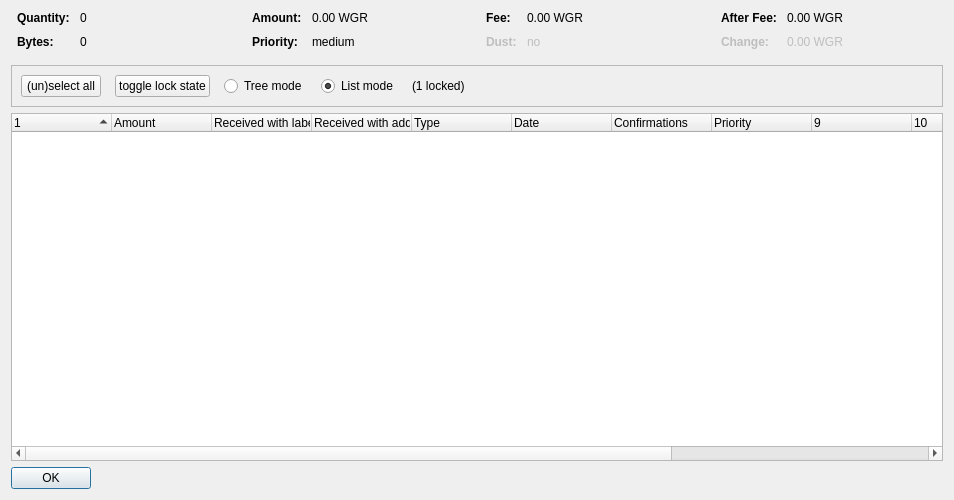
<?xml version="1.0" encoding="UTF-8"?>
<ui version="4.0">
 <class>CoinControlDialog</class>
 <widget class="QDialog" name="CoinControlDialog">
  <property name="geometry">
   <rect>
    <x>0</x>
    <y>0</y>
    <width>954</width>
    <height>500</height>
   </rect>
  </property>
  <property name="windowTitle">
   <string>Coin Selection</string>
  </property>
  <layout class="QVBoxLayout" name="verticalLayout">
   <item>
    <layout class="QHBoxLayout" name="horizontalLayoutTop" stretch="0,0,0,0">
     <property name="topMargin">
      <number>0</number>
     </property>
     <property name="bottomMargin">
      <number>10</number>
     </property>
     <item>
      <layout class="QFormLayout" name="formLayoutCoinControl1">
       <property name="horizontalSpacing">
        <number>10</number>
       </property>
       <property name="verticalSpacing">
        <number>10</number>
       </property>
       <property name="leftMargin">
        <number>6</number>
       </property>
       <property name="rightMargin">
        <number>6</number>
       </property>
       <item row="0" column="0">
        <widget class="QLabel" name="labelCoinControlQuantityText">
         <property name="font">
          <font>
           <weight>75</weight>
           <bold>true</bold>
          </font>
         </property>
         <property name="text">
          <string>Quantity:</string>
         </property>
        </widget>
       </item>
       <item row="0" column="1">
        <widget class="QLabel" name="labelCoinControlQuantity">
         <property name="cursor">
          <cursorShape>IBeamCursor</cursorShape>
         </property>
         <property name="contextMenuPolicy">
          <enum>Qt::ActionsContextMenu</enum>
         </property>
         <property name="text">
          <string notr="true">0</string>
         </property>
         <property name="textInteractionFlags">
          <set>Qt::LinksAccessibleByMouse|Qt::TextSelectableByKeyboard|Qt::TextSelectableByMouse</set>
         </property>
        </widget>
       </item>
       <item row="1" column="0">
        <widget class="QLabel" name="labelCoinControlBytesText">
         <property name="font">
          <font>
           <weight>75</weight>
           <bold>true</bold>
          </font>
         </property>
         <property name="text">
          <string>Bytes:</string>
         </property>
        </widget>
       </item>
       <item row="1" column="1">
        <widget class="QLabel" name="labelCoinControlBytes">
         <property name="cursor">
          <cursorShape>IBeamCursor</cursorShape>
         </property>
         <property name="contextMenuPolicy">
          <enum>Qt::ActionsContextMenu</enum>
         </property>
         <property name="text">
          <string notr="true">0</string>
         </property>
         <property name="textInteractionFlags">
          <set>Qt::LinksAccessibleByMouse|Qt::TextSelectableByKeyboard|Qt::TextSelectableByMouse</set>
         </property>
        </widget>
       </item>
      </layout>
     </item>
     <item>
      <layout class="QFormLayout" name="formLayoutCoinControl2">
       <property name="horizontalSpacing">
        <number>10</number>
       </property>
       <property name="verticalSpacing">
        <number>10</number>
       </property>
       <property name="leftMargin">
        <number>6</number>
       </property>
       <property name="rightMargin">
        <number>6</number>
       </property>
       <item row="0" column="0">
        <widget class="QLabel" name="labelCoinControlAmountText">
         <property name="font">
          <font>
           <weight>75</weight>
           <bold>true</bold>
          </font>
         </property>
         <property name="text">
          <string>Amount:</string>
         </property>
        </widget>
       </item>
       <item row="0" column="1">
        <widget class="QLabel" name="labelCoinControlAmount">
         <property name="cursor">
          <cursorShape>IBeamCursor</cursorShape>
         </property>
         <property name="contextMenuPolicy">
          <enum>Qt::ActionsContextMenu</enum>
         </property>
         <property name="text">
          <string notr="true">0.00 WGR</string>
         </property>
         <property name="textInteractionFlags">
          <set>Qt::LinksAccessibleByMouse|Qt::TextSelectableByKeyboard|Qt::TextSelectableByMouse</set>
         </property>
        </widget>
       </item>
       <item row="1" column="0">
        <widget class="QLabel" name="labelCoinControlPriorityText">
         <property name="font">
          <font>
           <weight>75</weight>
           <bold>true</bold>
          </font>
         </property>
         <property name="text">
          <string>Priority:</string>
         </property>
        </widget>
       </item>
       <item row="1" column="1">
        <widget class="QLabel" name="labelCoinControlPriority">
         <property name="cursor">
          <cursorShape>IBeamCursor</cursorShape>
         </property>
         <property name="contextMenuPolicy">
          <enum>Qt::ActionsContextMenu</enum>
         </property>
         <property name="text">
          <string>medium</string>
         </property>
         <property name="textInteractionFlags">
          <set>Qt::LinksAccessibleByMouse|Qt::TextSelectableByKeyboard|Qt::TextSelectableByMouse</set>
         </property>
        </widget>
       </item>
      </layout>
     </item>
     <item>
      <layout class="QFormLayout" name="formLayoutCoinControl3">
       <property name="horizontalSpacing">
        <number>10</number>
       </property>
       <property name="verticalSpacing">
        <number>10</number>
       </property>
       <property name="leftMargin">
        <number>6</number>
       </property>
       <property name="rightMargin">
        <number>6</number>
       </property>
       <item row="0" column="0">
        <widget class="QLabel" name="labelCoinControlFeeText">
         <property name="font">
          <font>
           <weight>75</weight>
           <bold>true</bold>
          </font>
         </property>
         <property name="text">
          <string>Fee:</string>
         </property>
        </widget>
       </item>
       <item row="0" column="1">
        <widget class="QLabel" name="labelCoinControlFee">
         <property name="cursor">
          <cursorShape>IBeamCursor</cursorShape>
         </property>
         <property name="contextMenuPolicy">
          <enum>Qt::ActionsContextMenu</enum>
         </property>
         <property name="text">
          <string notr="true">0.00 WGR</string>
         </property>
         <property name="textInteractionFlags">
          <set>Qt::LinksAccessibleByMouse|Qt::TextSelectableByKeyboard|Qt::TextSelectableByMouse</set>
         </property>
        </widget>
       </item>
       <item row="1" column="0">
        <widget class="QLabel" name="labelCoinControlLowOutputText">
         <property name="enabled">
          <bool>false</bool>
         </property>
         <property name="font">
          <font>
           <weight>75</weight>
           <bold>true</bold>
          </font>
         </property>
         <property name="text">
          <string>Dust:</string>
         </property>
        </widget>
       </item>
       <item row="1" column="1">
        <widget class="QLabel" name="labelCoinControlLowOutput">
         <property name="enabled">
          <bool>false</bool>
         </property>
         <property name="cursor">
          <cursorShape>IBeamCursor</cursorShape>
         </property>
         <property name="contextMenuPolicy">
          <enum>Qt::ActionsContextMenu</enum>
         </property>
         <property name="text">
          <string>no</string>
         </property>
         <property name="textInteractionFlags">
          <set>Qt::LinksAccessibleByMouse|Qt::TextSelectableByKeyboard|Qt::TextSelectableByMouse</set>
         </property>
        </widget>
       </item>
      </layout>
     </item>
     <item>
      <layout class="QFormLayout" name="formLayoutCoinControl4">
       <property name="horizontalSpacing">
        <number>10</number>
       </property>
       <property name="verticalSpacing">
        <number>10</number>
       </property>
       <property name="leftMargin">
        <number>6</number>
       </property>
       <property name="rightMargin">
        <number>6</number>
       </property>
       <item row="0" column="0">
        <widget class="QLabel" name="labelCoinControlAfterFeeText">
         <property name="font">
          <font>
           <weight>75</weight>
           <bold>true</bold>
          </font>
         </property>
         <property name="text">
          <string>After Fee:</string>
         </property>
        </widget>
       </item>
       <item row="0" column="1">
        <widget class="QLabel" name="labelCoinControlAfterFee">
         <property name="cursor">
          <cursorShape>IBeamCursor</cursorShape>
         </property>
         <property name="contextMenuPolicy">
          <enum>Qt::ActionsContextMenu</enum>
         </property>
         <property name="text">
          <string notr="true">0.00 WGR</string>
         </property>
         <property name="textInteractionFlags">
          <set>Qt::LinksAccessibleByMouse|Qt::TextSelectableByKeyboard|Qt::TextSelectableByMouse</set>
         </property>
        </widget>
       </item>
       <item row="1" column="0">
        <widget class="QLabel" name="labelCoinControlChangeText">
         <property name="enabled">
          <bool>false</bool>
         </property>
         <property name="font">
          <font>
           <weight>75</weight>
           <bold>true</bold>
          </font>
         </property>
         <property name="text">
          <string>Change:</string>
         </property>
        </widget>
       </item>
       <item row="1" column="1">
        <widget class="QLabel" name="labelCoinControlChange">
         <property name="enabled">
          <bool>false</bool>
         </property>
         <property name="cursor">
          <cursorShape>IBeamCursor</cursorShape>
         </property>
         <property name="contextMenuPolicy">
          <enum>Qt::ActionsContextMenu</enum>
         </property>
         <property name="text">
          <string notr="true">0.00 WGR</string>
         </property>
         <property name="textInteractionFlags">
          <set>Qt::LinksAccessibleByMouse|Qt::TextSelectableByKeyboard|Qt::TextSelectableByMouse</set>
         </property>
        </widget>
       </item>
      </layout>
     </item>
    </layout>
   </item>
   <item>
    <widget class="QFrame" name="frame">
     <property name="minimumSize">
      <size>
       <width>0</width>
       <height>40</height>
      </size>
     </property>
     <property name="frameShape">
      <enum>QFrame::StyledPanel</enum>
     </property>
     <property name="frameShadow">
      <enum>QFrame::Sunken</enum>
     </property>
     <layout class="QHBoxLayout" name="horizontalLayout">
      <item>
       <layout class="QHBoxLayout" name="horizontalLayoutPanel" stretch="0,0,0,0,0,0">
        <property name="spacing">
         <number>14</number>
        </property>
        <item>
         <widget class="QPushButton" name="pushButtonSelectAll">
          <property name="sizePolicy">
           <sizepolicy hsizetype="Maximum" vsizetype="Fixed">
            <horstretch>0</horstretch>
            <verstretch>0</verstretch>
           </sizepolicy>
          </property>
          <property name="text">
           <string>(un)select all</string>
          </property>
          <property name="autoDefault">
           <bool>false</bool>
          </property>
         </widget>
        </item>
        <item>
         <widget class="QPushButton" name="pushButtonToggleLock">
          <property name="sizePolicy">
           <sizepolicy hsizetype="Maximum" vsizetype="Fixed">
            <horstretch>0</horstretch>
            <verstretch>0</verstretch>
           </sizepolicy>
          </property>
          <property name="text">
           <string>toggle lock state</string>
          </property>
          <property name="autoDefault">
           <bool>false</bool>
          </property>
         </widget>
        </item>
        <item>
         <widget class="QRadioButton" name="radioTreeMode">
          <property name="sizePolicy">
           <sizepolicy hsizetype="Maximum" vsizetype="Fixed">
            <horstretch>0</horstretch>
            <verstretch>0</verstretch>
           </sizepolicy>
          </property>
          <property name="text">
           <string>Tree mode</string>
          </property>
         </widget>
        </item>
        <item>
         <widget class="QRadioButton" name="radioListMode">
          <property name="sizePolicy">
           <sizepolicy hsizetype="Maximum" vsizetype="Fixed">
            <horstretch>0</horstretch>
            <verstretch>0</verstretch>
           </sizepolicy>
          </property>
          <property name="text">
           <string>List mode</string>
          </property>
          <property name="checked">
           <bool>true</bool>
          </property>
         </widget>
        </item>
        <item>
         <widget class="QLabel" name="labelLocked">
          <property name="text">
           <string>(1 locked)</string>
          </property>
         </widget>
        </item>
        <item>
         <spacer name="horizontalSpacer">
          <property name="orientation">
           <enum>Qt::Horizontal</enum>
          </property>
          <property name="sizeHint" stdset="0">
           <size>
            <width>40</width>
            <height>20</height>
           </size>
          </property>
         </spacer>
        </item>
       </layout>
      </item>
     </layout>
    </widget>
   </item>
   <item>
    <widget class="CoinControlTreeWidget" name="treeWidget">
     <property name="contextMenuPolicy">
      <enum>Qt::CustomContextMenu</enum>
     </property>
     <property name="sortingEnabled">
      <bool>false</bool>
     </property>
     <property name="columnCount">
      <number>13</number>
     </property>
     <attribute name="headerShowSortIndicator" stdset="0">
      <bool>true</bool>
     </attribute>
     <attribute name="headerStretchLastSection">
      <bool>false</bool>
     </attribute>
     <column>
      <property name="text">
       <string/>
      </property>
     </column>
     <column>
      <property name="text">
       <string>Amount</string>
      </property>
     </column>
     <column>
      <property name="text">
       <string>Received with label</string>
      </property>
     </column>
     <column>
      <property name="text">
       <string>Received with address</string>
      </property>
     </column>
     <column>
      <property name="text">
       <string>Type</string>
      </property>
     </column>
     <column>
      <property name="text">
       <string>Date</string>
      </property>
     </column>
     <column>
      <property name="text">
       <string>Confirmations</string>
      </property>
      <property name="toolTip">
       <string>Confirmed</string>
      </property>
     </column>
     <column>
      <property name="text">
       <string>Priority</string>
      </property>
     </column>
     <column>
      <property name="text">
       <string/>
      </property>
     </column>
     <column>
      <property name="text">
       <string/>
      </property>
     </column>
     <column>
      <property name="text">
       <string/>
      </property>
     </column>
     <column>
      <property name="text">
       <string/>
      </property>
     </column>
     <column>
      <property name="text">
       <string/>
      </property>
     </column>
    </widget>
   </item>
   <item>
    <widget class="QDialogButtonBox" name="buttonBox">
     <property name="sizePolicy">
      <sizepolicy hsizetype="Maximum" vsizetype="Fixed">
       <horstretch>0</horstretch>
       <verstretch>0</verstretch>
      </sizepolicy>
     </property>
     <property name="orientation">
      <enum>Qt::Horizontal</enum>
     </property>
     <property name="standardButtons">
      <set>QDialogButtonBox::Ok</set>
     </property>
    </widget>
   </item>
  </layout>
 </widget>
 <customwidgets>
  <customwidget>
   <class>CoinControlTreeWidget</class>
   <extends>QTreeWidget</extends>
   <header>coincontroltreewidget.h</header>
  </customwidget>
 </customwidgets>
 <resources/>
 <connections/>
</ui>
